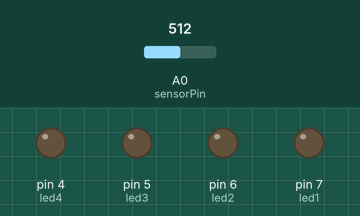
A sketch run on a simulated Arduino Uno, built with avr-gcc and run on an emulated ATmega328P. Parts: output pins drawn as LEDs (lit = HIGH). The inputs (shaded band) are chosen by the test bench; at power-on: A0 (sensorPin) = 512. Random numbers use the default seed unless the sketch sets one; pins used as bus, display or sensor lines are not drawn; what the sketch prints to the serial monitor is not drawn.

Above: at 1.7 s.
1.8 s: A0 (sensorPin) set to 110
3.3 s: A0 (sensorPin) set to 91
At 3.55 s:
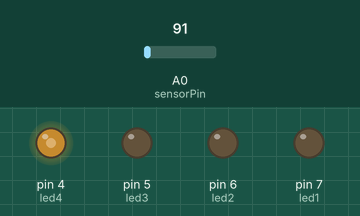
At 5.48 s:
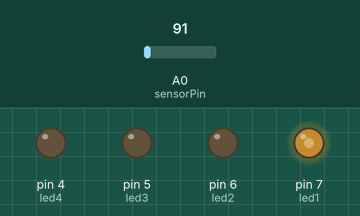
6.3 s: A0 (sensorPin) set to 77
9.3 s: A0 (sensorPin) set to 65
12.2 s: A0 (sensorPin) set to 45
At 13.27 s:
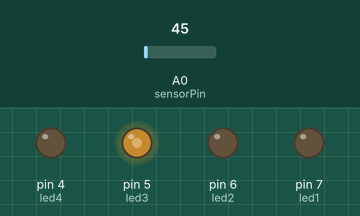
15.2 s: A0 (sensorPin) set to 36
At 15.41 s:
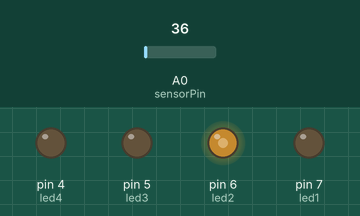
Timing chart, 0 to 19.2 s (numbered marks = the images above; inputs shaded):
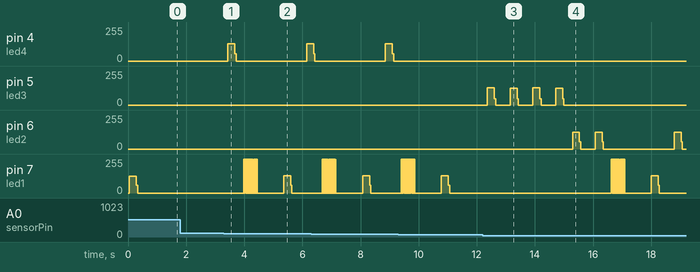

The sketch:

SimonDice.ino
```cpp
#define NOTE_E7  2637
#define NOTE_C7  2093
#define NOTE_G6  1568
#define NOTE_B6  1976

#define NOTE_B0  31

#define melodyPin 3

#define led1 7
#define led2 6
#define led3 5
#define led4 4

int melody[] = { NOTE_E7, NOTE_C7, NOTE_G6, NOTE_B6 };

int sensorPin = A0;


int sensorValue = 0;

boolean juego = false;
int indice = 0;
int nivel = 0;
int secuencia[80];
int jugador[80];

void setup() {
  Serial.begin(9600);
  pinMode(melodyPin,OUTPUT);

  //led
  pinMode(led1,OUTPUT);
  pinMode(led2,OUTPUT);
  pinMode(led3,OUTPUT);
  pinMode(led4,OUTPUT);

  Serial.println("Iniciado");
  generarSecuencia();
}

void loop() {

  if(juego) {

    sensorValue = analogRead(sensorPin);

    int boton = 5;

    if(sensorValue >= 10 && sensorValue <=24) {
      boton = 0;
    } else if(sensorValue > 25 && sensorValue <=41) {
      boton = 1;
    }

    if(sensorValue >= 42 && sensorValue <=55) {
      boton = 2;
    } else if(sensorValue > 70 && sensorValue <=100) {
      boton = 3;
    }

    if(boton < 4) {
      jugador[indice] = boton;
      tocarNota(boton);

      if(jugador[indice] == secuencia[indice]) {
          Serial.println("Nota igual a secuencia");
          indice++;
          if(indice < nivel) {
            Serial.println("Espera la siguiente nota");
          } else {
            Serial.println("completo nivel");
            nivel++;
            juego = false;
          }
        } else {
          Serial.println("game over");
          gameOver();
          generarSecuencia();
        }
    }


  } else {

    if(nivel > 0) {
      Serial.println("Reproduce melodia");
      for (int i = 0; i < nivel; i = i + 1) {
        Serial.print(secuencia[i]);
        Serial.print(" ");
        jugador[i] = -1;
        tocarNota(secuencia[i]);
      }
      Serial.println(" ");
    } else {
      tocarNota(0);
      Serial.println("Reproduce melodia");
      //generarSecuencia();
    }
    juego = true;
    indice = 0;


  }
  delay(200);

}

/*
 * Genera un secuancia aleatoria, donde tiene un maximo de 80 items en la secuencia.
 */
void generarSecuencia() {
    Serial.println("Genera secuencia");
    for (int i = 0; i < 80; i = i + 1) {
      secuencia[i] = random(0,3);
      jugador[i] = -1;
    }
    juego = false;
    indice = 0;
    nivel = 0;
}

void gameOver() {
      int noteDuration = 1000 / 2;

      buzz(melodyPin,NOTE_B0, noteDuration,0);
      int pauseBetweenNotes = noteDuration * 1.30;
      delay(pauseBetweenNotes);

      buzz(melodyPin, 0, noteDuration,0);
}


void tocarNota(int thisNote) {
      int noteDuration = 1000 / 4;

      buzz(melodyPin, melody[thisNote], noteDuration,thisNote);
      int pauseBetweenNotes = noteDuration * 1.30;
      delay(pauseBetweenNotes);
      buzz(melodyPin, 0, noteDuration,thisNote);
}


void iniciar() {
  int size = sizeof(melody) / sizeof(int);
  for (int thisNote = 0; thisNote < size; thisNote++) {

    tocarNota(thisNote);
  }
}

void buzz(int targetPin, long frequency, long length,int thisNote) {

  long delayValue = 1000000 / frequency / 2; // calculate the delay value between transitions
  long numCycles = frequency * length / 1000; // calculate the number of cycles for proper timing
  for (long i = 0; i < numCycles; i++) { // for the calculated length of time...
    digitalWrite((7-thisNote), HIGH);
    digitalWrite(targetPin, HIGH); // write the buzzer pin high to push out the diaphram
    delayMicroseconds(delayValue); // wait for the calculated delay value
    digitalWrite((7-thisNote), LOW);
    digitalWrite(targetPin, LOW); // write the buzzer pin low to pull back the diaphram
    delayMicroseconds(delayValue); // wait again or the calculated delay value
  }
}
```

Measured:
- the behaviour switches between 101 and 100 on A0 (sensorPin) (found by bisection; images 0 and 1)
- the behaviour switches between 42 and 41 on A0 (sensorPin) (found by bisection; images 3 and 4)
- after the input at 1.8 s, every drawn part: stays the same
- after the input at 3.3 s, pin 4 (led4): 0/255 → 128/255 after 0.14 s, → 0/255 0.24 s later, → 128/255 2.5 s later
